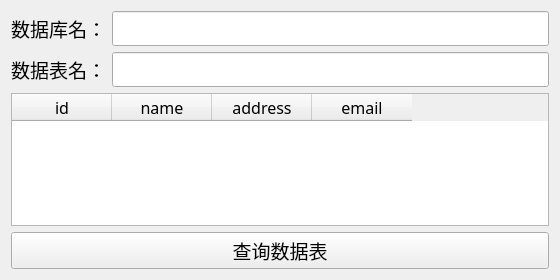
<?xml version="1.0" encoding="UTF-8"?>
<ui version="4.0">
 <class>Widget</class>
 <widget class="QWidget" name="Widget">
  <property name="geometry">
   <rect>
    <x>0</x>
    <y>0</y>
    <width>560</width>
    <height>280</height>
   </rect>
  </property>
  <property name="windowTitle">
   <string>查询数据</string>
  </property>
  <layout class="QVBoxLayout" name="verticalLayout">
   <item>
    <layout class="QHBoxLayout" name="horizontalLayout">
     <item>
      <widget class="QLabel" name="label">
       <property name="font">
        <font>
         <family>黑体</family>
         <pointsize>14</pointsize>
        </font>
       </property>
       <property name="text">
        <string>数据库名：</string>
       </property>
      </widget>
     </item>
     <item>
      <widget class="QLineEdit" name="lineEdit_dbName">
       <property name="font">
        <font>
         <family>黑体</family>
         <pointsize>14</pointsize>
        </font>
       </property>
      </widget>
     </item>
    </layout>
   </item>
   <item>
    <layout class="QHBoxLayout" name="horizontalLayout_2">
     <item>
      <widget class="QLabel" name="label_2">
       <property name="font">
        <font>
         <family>黑体</family>
         <pointsize>14</pointsize>
        </font>
       </property>
       <property name="text">
        <string>数据表名：</string>
       </property>
      </widget>
     </item>
     <item>
      <widget class="QLineEdit" name="lineEdit_tbName">
       <property name="font">
        <font>
         <family>黑体</family>
         <pointsize>14</pointsize>
        </font>
       </property>
      </widget>
     </item>
    </layout>
   </item>
   <item>
    <widget class="QTableWidget" name="tableWidget">
     <property name="font">
      <font>
       <family>黑体</family>
       <pointsize>12</pointsize>
      </font>
     </property>
     <column>
      <property name="text">
       <string>id</string>
      </property>
     </column>
     <column>
      <property name="text">
       <string>name</string>
      </property>
     </column>
     <column>
      <property name="text">
       <string>address</string>
      </property>
     </column>
     <column>
      <property name="text">
       <string>email</string>
      </property>
     </column>
    </widget>
   </item>
   <item>
    <widget class="QPushButton" name="pushButton">
     <property name="font">
      <font>
       <family>黑体</family>
       <pointsize>14</pointsize>
      </font>
     </property>
     <property name="text">
      <string>查询数据表</string>
     </property>
    </widget>
   </item>
  </layout>
 </widget>
 <resources/>
 <connections/>
</ui>
